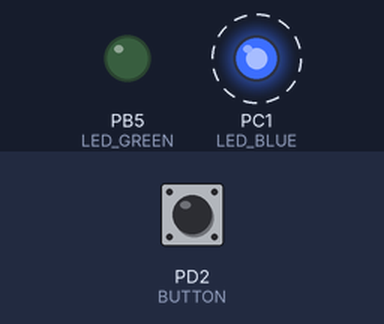
A program run on a simulated ATmega328P, built with avr-gcc and emulated at 16 MHz. On the bench: output pins drawn as LEDs (lit = HIGH). Dashed ring = blinking. Inputs (shaded band) come from the test bench; at power-on: PD2 (BUTTON) HIGH.

Above: at 0.1 s.
At 1.8 s:
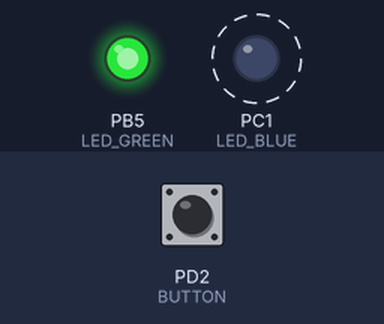
1.9 s: PD2 (BUTTON) pulled LOW for 3.2 s
At 5.5 s:
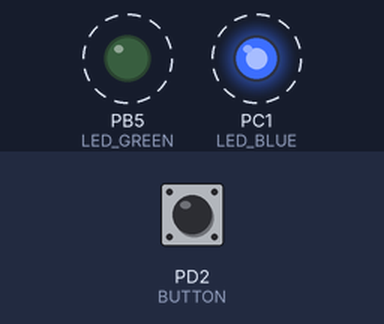
Timing chart, 0 to 12.6 s (numbered marks = the images above; inputs shaded):
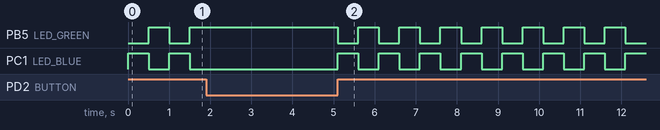

The program:

main.c
```c
// (licence header left out)
/* Defines -----------------------------------------------------------*/
#define LED_GREEN   PB5     // AVR pin where green LED is connected
#define LED_BLUE    PC1     // AVR pin where green LED is connected
#define BUTTON      PD2     // AVR pin where green LED is connected
#define BLINK_DELAY 500
#ifndef F_CPU
# define F_CPU 16000000     // CPU frequency in Hz required for delay
#endif

/* Includes ----------------------------------------------------------*/
#include <util/delay.h>     // Functions for busy-wait delay loops
#include <avr/io.h>         // AVR device-specific IO definitions
#include <avr/sfr_defs.h>
/* Functions ---------------------------------------------------------*/
/**********************************************************************
 * Function: Main function where the program execution begins
 * Purpose:  Toggle two LEDs when a push button is pressed.
 * Returns:  none
 **********************************************************************/
int main(void)
{
    // Green LED at port B
    // Set pin as output in Data Direction Register...
    DDRB = DDRB | (1<<LED_GREEN);
    PORTB = PORTB | (1<<LED_GREEN);

    // Blue LED at port C
    DDRC = DDRC | (1<<LED_BLUE);
    PORTC = PORTC & ~(1<<LED_BLUE);

    // Configure Push button at port D and enable internal pull-up resistor
    DDRD = DDRD & ~(1<<BUTTON);
    PORTD = PORTD | (1<<BUTTON);

    // Infinite loop
    while (1)
    {
        if(bit_is_set(PIND, 2))
        {
			PORTB = PORTB ^ (1<<LED_GREEN);
            PORTC = PORTC ^ (1<<LED_BLUE);
			// Pause several milliseconds
			_delay_ms(BLINK_DELAY);

        }
    }


    // Will never reach this
    return 0;
}
```
